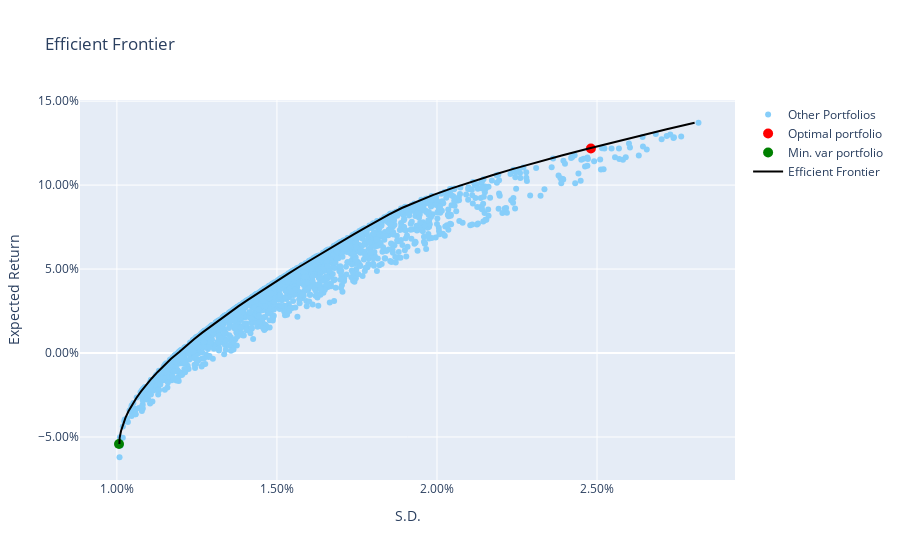

Here is the notebook cell this chart was saved with:
### Code cell
optimal_p = form_portfolio(tickers, stocks_df, True, 2000)

### Figure 1 — Plotly figure (JSON) as saved in the notebook; plotly's stock layout.template omitted (floating-point values rounded to 4 significant figures; data arrays with more than 128 entries replaced by an {"elided": "..."} marker saying what was removed)
{"data": [{"marker": {"color": "LightSkyBlue", "size": 6}, "mode": "markers", "name": "Other Portfolios", "text": {"elided": "2000 str values"}, "type": "scatter", "x": {"elided": "2000 float values"}, "y": {"elided": "2000 float values"}}, {"marker": {"color": "red", "size": 10}, "mode": "markers", "name": "Optimal portfolio", "text": ["0005.HK weights: 21.08%; 0066.HK weights: 0.41%; 0700.HK weights: 78.51%; "], "type": "scatter", "x": [0.02481], "y": [0.1218]}, {"marker": {"color": "green", "size": 10}, "mode": "markers", "name": "Min. var portfolio", "text": ["0005.HK weights: 7.99%; 0066.HK weights: 90.13%; 0700.HK weights: 1.88%; "], "type": "scatter", "x": [0.01007], "y": [-0.05421]}, {"marker": {"color": "black", "size": 8}, "name": "Efficient Frontier", "type": "scatter", "x": [0.01008, 0.01009, 0.01013, 0.01019, 0.01027, 0.01036, 0.01047, 0.0106, 0.01075, 0.01091, 0.01108, 0.01127, 0.01148, 0.01169, 0.01194, 0.01216, 0.01241, 0.01267, 0.01294, 0.01323, 0.0135, 0.01379, 0.01409, 0.0144, 0.01471, 0.01503, 0.01536, 0.01569, 0.01602, 0.01636, 0.01671, 0.01706, 0.01741, 0.01777, 0.01813, 0.01849, 0.0189, 0.01937, 0.01989, 0.02046, 0.02107, 0.02172, 0.02241, 0.02314, 0.0239, 0.02468, 0.02549, 0.02632, 0.02718, 0.02805], "y": [-0.05421, -0.05031, -0.0464, -0.0425, -0.03859, -0.03469, -0.03078, -0.02688, -0.02297, -0.01907, -0.01516, -0.01126, -0.007354, -0.003449, 0.0004562, 0.004361, 0.008266, 0.01217, 0.01608, 0.01998, 0.02389, 0.02779, 0.0317, 0.0356, 0.03951, 0.04341, 0.04732, 0.05122, 0.05513, 0.05903, 0.06294, 0.06684, 0.07075, 0.07465, 0.07856, 0.08246, 0.08637, 0.09027, 0.09418, 0.09808, 0.102, 0.1059, 0.1098, 0.1137, 0.1176, 0.1215, 0.1254, 0.1293, 0.1332, 0.1371]}], "layout": {"title": {"text": "Efficient Frontier"}, "xaxis": {"tickformat": ".2%", "title": {"text": "S.D."}}, "yaxis": {"tickformat": ".2%", "title": {"text": "Expected Return"}}}}
